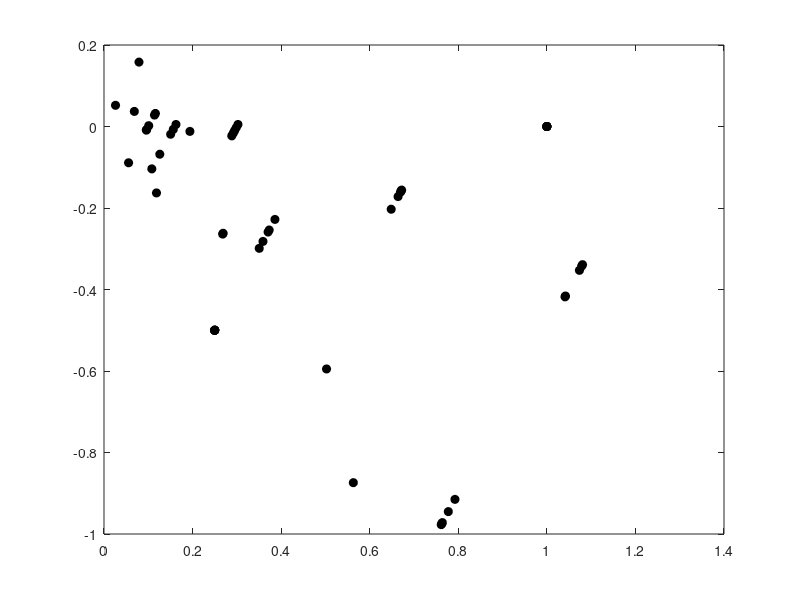

This figure's MATLAB source: (Note: this script raises an error after producing the figure.)
observed_ratios_97=[0.052, 0.158, 0.165, 0.897, 0, 0.305, 0.246, 0.126, 0.305, 1, 0.594;
    0.011, 0.087, 0.056, 0.832, 0, 0.278, 0.201, 0.132, 0.277, 1, 0.578;
    0.037, 0.093, 0.141, 0.834, 0, 0.273, 0.241, 0.091, 0.29, 1, 0.592;
    0.136, 0.188, 0.153, 0.907, 0, 0.335, 0.272, 0.128, 0.297, 1, 0.589;
    0.205, 0.138, 0.092, 0.911, 0, 0.275, 0.218, 0.102, 0.284, 1, 0.547;
    ];

true_ratios_97=[0, 0, 0.16, 1.25, 0.5, 1.25, 0.5, 01, 0.3, 1, 0.75;
    0.1, 0.05, 0.16, 1.25, 0.5, 1.25, 0.5, 0.1, 0.3, 1, 0.75;
    0.2, 0.1, 0.16, 1.25, 0.5, 1.25, 0.5, 0.1, 0.3, 1, 0.75;
    0.4, 0.2, 0.16, 1.25, 0.5, 1.25, 0.5, 0.1, 0.3, 1, 0.75;
    0.8, 0.4, 0.16, 1.25, 0.5, 1.25, 0.5, 0.1, 0.3, 1, 0.75;  
];

% Calculate the differences and means
differences = observed_ratios_97 - true_ratios_97;
averages = (observed_ratios_97 + true_ratios_97) / 2;

% Calculate mean difference and limits of agreement
mean_diff = mean(differences(:));
sd_diff = std(differences(:));
upper_limit = mean_diff + 1.96 * sd_diff;
lower_limit = mean_diff - 1.96 * sd_diff;

% Plotting the Bland-Altman plot
figure;
plot(averages(:), differences(:), 'o', 'MarkerFaceColor', 'black','MarkerEdgeColor','black'); % Filled circles
hold on;

% Plot mean and limits of agreement lines
mean_line = yline(mean_diff, 'red', 'LineWidth', 2); % Mean line in red
upper_limit_line = yline(upper_limit, 'blue--', 'LineWidth', 2); % Upper limit line in cyan
lower_limit_line = yline(lower_limit, 'blue--', 'LineWidth', 2); % Lower limit line in blue

% Find the right-most x-position for the labels
max_x_pos = max(averages(:)) ; % Slight offset to avoid the plot's edge

% Adding labels to the lines
text(max_x_pos, mean_diff, sprintf('Mean: %.2f', mean_diff), ...
    'VerticalAlignment', 'bottom', 'HorizontalAlignment', 'right', 'Color', 'red');
text(max_x_pos, upper_limit, sprintf('Upper Limit: %.2f', upper_limit), ...
    'VerticalAlignment', 'bottom', 'HorizontalAlignment', 'right', 'Color', 'blue');
text(max_x_pos, lower_limit, sprintf('Lower Limit: %.2f', lower_limit), ...
    'VerticalAlignment', 'top', 'HorizontalAlignment', 'right', 'Color', 'blue');

% Configure plot labels and title
xlabel('Average of Observed and Ground Truth Ratios of PRESS (97ms)');
ylabel('Difference between Observed and Ground Truth Ratios of PRESS (97ms)');
title('Bland-Altman Plot (PRESS 97ms)');
grid on;

% Configure legend
legend('Data Points', 'Mean Difference', 'Upper Limit (95% CI)', 'Lower Limit (95% CI)', ...
    'Location', 'northwest');
hold off;